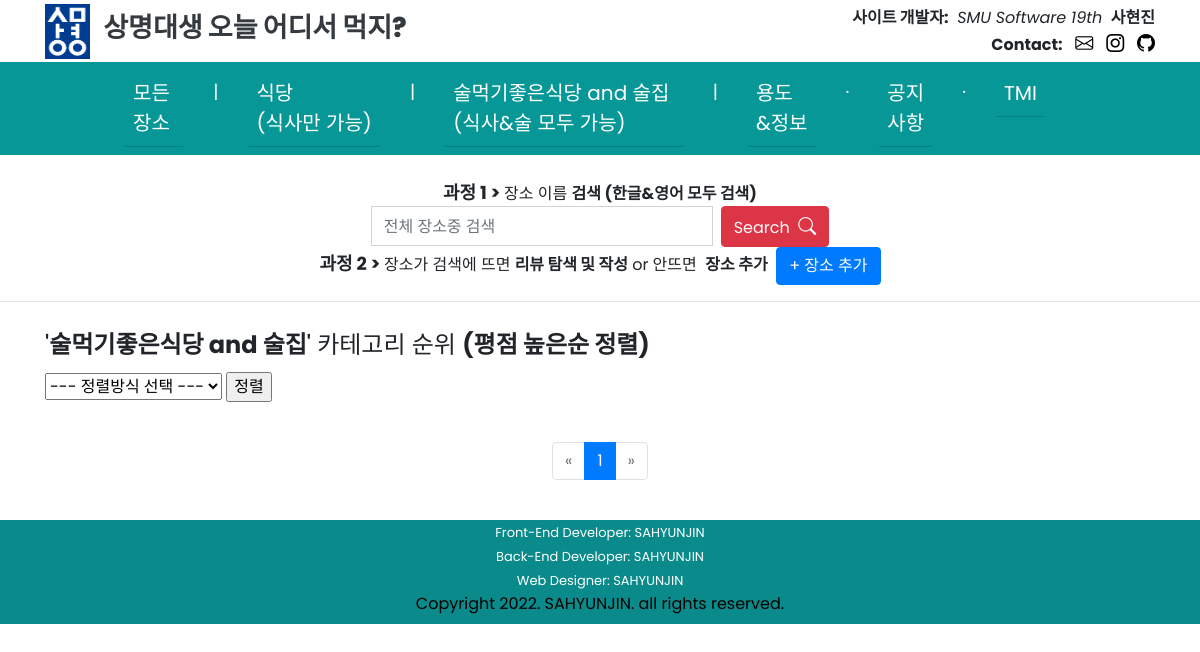
The page /SMUeat/place/alcohol/list/highpoint/?page=2 on the database as committed earlier.
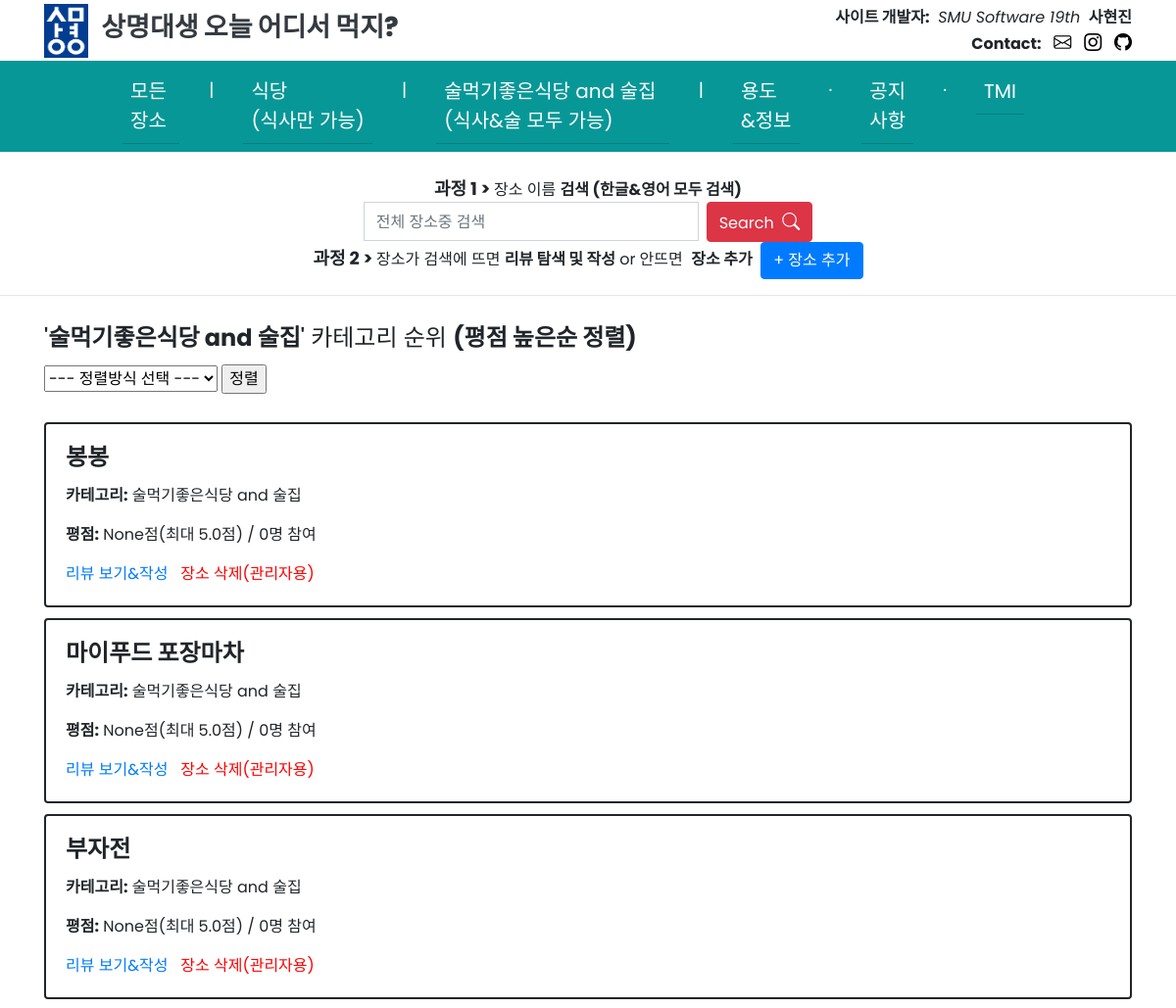
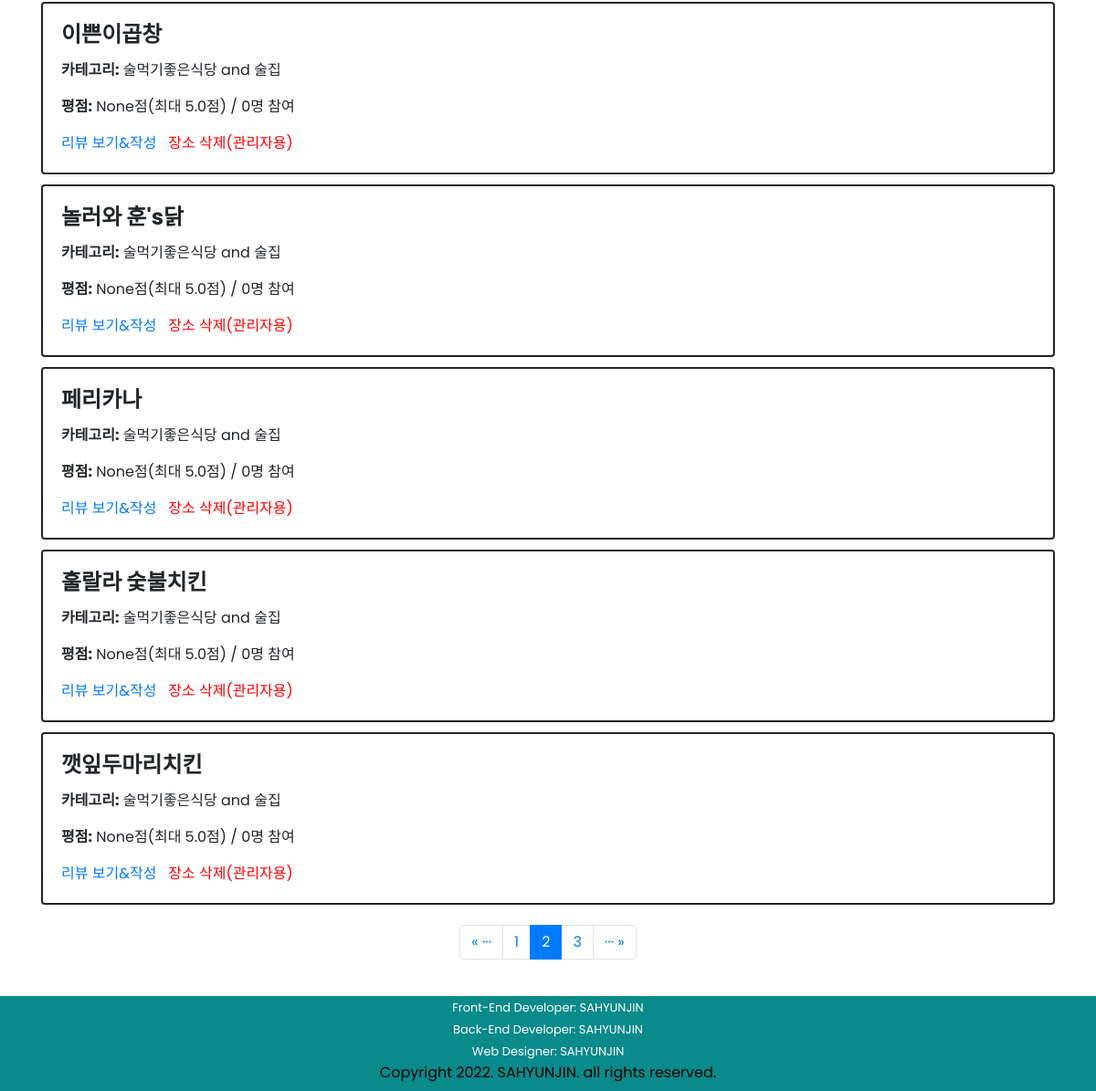
The same page on the database as committed later (2 pictures, top to bottom).
### SMUeat/models.py (models this page shows)
class Place(models.Model):
    name = models.CharField(max_length=30)
    PLACE_CATEGORY_CHOICES = (
    ('식당', '식당'),
    ('술먹기좋은식당 and 술집', '술먹기좋은식당 and 술집'),
    )
    category = models.CharField(max_length=40, choices=PLACE_CATEGORY_CHOICES)
    created_at = models.DateTimeField(auto_now_add=True)
    updated_at = models.DateTimeField(auto_now=True)

### SMUeat/views.py (the view, shortened to what this page needs)
# urls.py: path('place/<str:category_link>/list/<str:sorting_name>/', views.place_sorting, name='place-sorting'),
def place_sorting(request, category_link, sorting_name):
    if category_link=='all':
        if(sorting_name == "highpoint"):
            places = Place.objects.all().annotate(review_count=Count('review')).annotate(average_point=Avg('review__point')).order_by('-average_point', '-review_count', '-created_at')  # 평점높은순
            paginator = Paginator(places, 8)
            page = request.GET.get('page')
            page_places = paginator.get_page(page)
            context = {
                'places':page_places,
                'sort': '평점 높은순 정렬',
                'category_link': category_link
            }
        elif(sorting_name == "lowpoint"):
            places = Place.objects.all().annotate(review_count=Count('review')).annotate(average_point=Avg('review__point')).order_by('average_point', '-review_count',  '-created_at')  # 평점낮은순
            paginator = Paginator(places, 8)
            page = request.GET.get('page')
            page_places = paginator.get_page(page)
            context = {
                'places':page_places,
                'sort': '평점 낮은순 정렬',
                'category_link': category_link
            }
        elif (sorting_name == "manyreviewer"):
            places = Place.objects.all().annotate(review_count=Count('review')).annotate(average_point=Avg('review__point')).order_by('-review_count', '-created_at')  # 리뷰자수내림차순
            paginator = Paginator(places, 8)
            page = request.GET.get('page')
            page_places = paginator.get_page(page)
            context = {
                'places':page_places,
                'sort': '리뷰수 내림차순 정렬',
                'category_link': category_link
            }
        return render(request, 'SMUeat/place_list.html', context)
    elif category_link=='alcohol':
        if(sorting_name == "highpoint"):
            places = Place.objects.filter(category__exact='술먹기좋은식당 and 술집').annotate(review_count=Count('review')).annotate(average_point=Avg('review__point')).order_by('-average_point', '-review_count',  '-created_at')  # 평점높은순
            paginator = Paginator(places, 8)
            page = request.GET.get('page')
            page_places = paginator.get_page(page)
            context = {
                'places':page_places,
                'sort': '평점 높은순 정렬',
                'category_link': category_link
            }
        return render(request, 'SMUeat/place_list.html', context)

### SMUeat/templates/SMUeat/place_list.html (shortened to what this page needs)
{% extends 'SMUeat/base.html' %}
{% load static %}
{% block content %}
<div class="container">
    {% if 'all' in category_link %}
    <h4 style="display:inline">'<strong>모든 장소</strong>' 카테고리 순위 <strong><span class="space"><br></span>({{ sort }})</strong></h4>&nbsp;&nbsp;
    {% elif 'restaurant' in category_link %}
    <h4 style="display:inline">'<strong>식당</strong>' 카테고리 순위 <strong><span class="space"><br></span>({{ sort }})</strong></h4>&nbsp;&nbsp;
    {% elif 'alcohol' in category_link %}
    <h4 style="display:inline">'<strong>술먹기좋은식당 and 술집</strong>'&nbsp;<span class="space3"><br></span>카테고리 순위 <strong><span class="space"><br></span>({{ sort }})</strong></h4>&nbsp;&nbsp;
    {% endif %}
    <div style="line-height: 80%;"><br></div>
    <form>
        <select id = "sort_select" name = "sort" size="1">
            <option>--- 정렬방식 선택 ---</option>
        </select>
        <input type="button" value="정렬" onclick="sorting();">
    </form>
    <div style="line-height: 180%;"><br></div>
    {% for place in places %}
    <div class="row">
        <div class="col-sm-12">
            {% if places.number == 1 %}
                {% if forloop.counter is 1 or forloop.counter is 2 or forloop.counter is 3 %}
                    <div class="card border-warning" style="border:solid 3px">
                        <div class="card-body">
                            <h4 class="card-title" style="color:orange"><i class="bi bi-trophy-fill" style="font-size: 23px; color:rgb(255, 196, 0)"></i>&nbsp;{{forloop.counter}}위&nbsp;<i class="bi bi-trophy-fill" style="font-size: 23px; color:rgb(255, 196, 0)"></i></h4>
                {% else %}
                    <div class="card" style="border:solid 2px">
                        <div class="card-body">
                {% endif %}
            {% else %}
                <div class="card" style="border:solid 2px">
                    <div class="card-body">
            {% endif %}
                    <h4 class="card-title"><strong>{{ place.name }}</strong></h4>
                    <p class="card-text"><strong>카테고리:</strong> {{ place.category }}</p>
                    <p class="card-text"><strong>평점:</strong>  {{ place.average_point }}점(최대 5.0점)&nbsp;<span class="space2"><br></span>/&nbsp;{{ place.review_count }}명 참여</p>
                    <a href="{% url 'review-list' place_id=place.id %}" class="card-link">리뷰 보기&작성</a>&nbsp;&nbsp;
                    <a href="{% url 'place-delete' place_id=place.id %}" class="card-link" style="color:red;">장소 삭제(관리자용)</a>
                </div>
            </div>
        </div>
    </div>
    <div style="line-height: 70%;"><br></div>
    {% endfor %}
    <div style="line-height: 70%;"><br></div>
    <nav aria-label="show page">
        <ul class="pagination justify-content-center">
            {% if places.has_previous %}
            <li class="page-item">
                <span><a class="page-link" href="?page=1">&laquo; ···</a></span>
            {% else %}
            <li class="page-item disabled">
                <span class="page-link">&laquo;</span>
            {% endif %}
            </li>
            {% if places.number != 1 %}
            <li class="page-item">
                <a class="page-link" href="?page={{ places.previous_page_number }}">{{ places.previous_page_number }}</a>
            </li>
            {% endif %}
            <li class="page-item active" aria-current="page">
                <span class="page-link">{{ places.number }}</span>
            </li>
            {% if places.number !=  places.paginator.num_pages %}
            <li class="page-item">
                <a class="page-link" href="?page={{ places.next_page_number }}">{{ places.next_page_number }}</a>
            </li>
            {% endif %}
            {% if places.has_next %}
            <li class="page-item">
                <span><a class="page-link" href="?page={{ places.paginator.num_pages }}">··· &raquo;</a></span>
            {% else %}
            <li class="page-item disabled">
                <span class="page-link">&raquo;</span>
            {% endif %}
            </li>
        </ul>
    </nav>
</div>
{% endblock %}

Rows that differ between the two databases and show on the page:
added Place: name "봉봉", category "술먹기좋은식당 and 술집", average_point "None", review_count "0"
added Place: name "마이푸드 포장마차", category "술먹기좋은식당 and 술집", average_point "None", review_count "0"
added Place: name "부자전", category "술먹기좋은식당 and 술집", average_point "None", review_count "0"
added Place: name "이쁜이곱창", category "술먹기좋은식당 and 술집", average_point "None", review_count "0"
added Place: name "놀러와 훈's닭", category "술먹기좋은식당 and 술집", average_point "None", review_count "0"
added Place: name "페리카나", category "술먹기좋은식당 and 술집", average_point "None", review_count "0"
added Place: name "훌랄라 숯불치킨", category "술먹기좋은식당 and 술집", average_point "None", review_count "0"
added Place: name "깻잎두마리치킨", category "술먹기좋은식당 and 술집", average_point "None", review_count "0"
Other text that changed with them:
{{ places.previous_page_number }}: (not shown) → "1"
{{ places.number }}: "1" → "2"
{{ places.next_page_number }}: (not shown) → "3"
